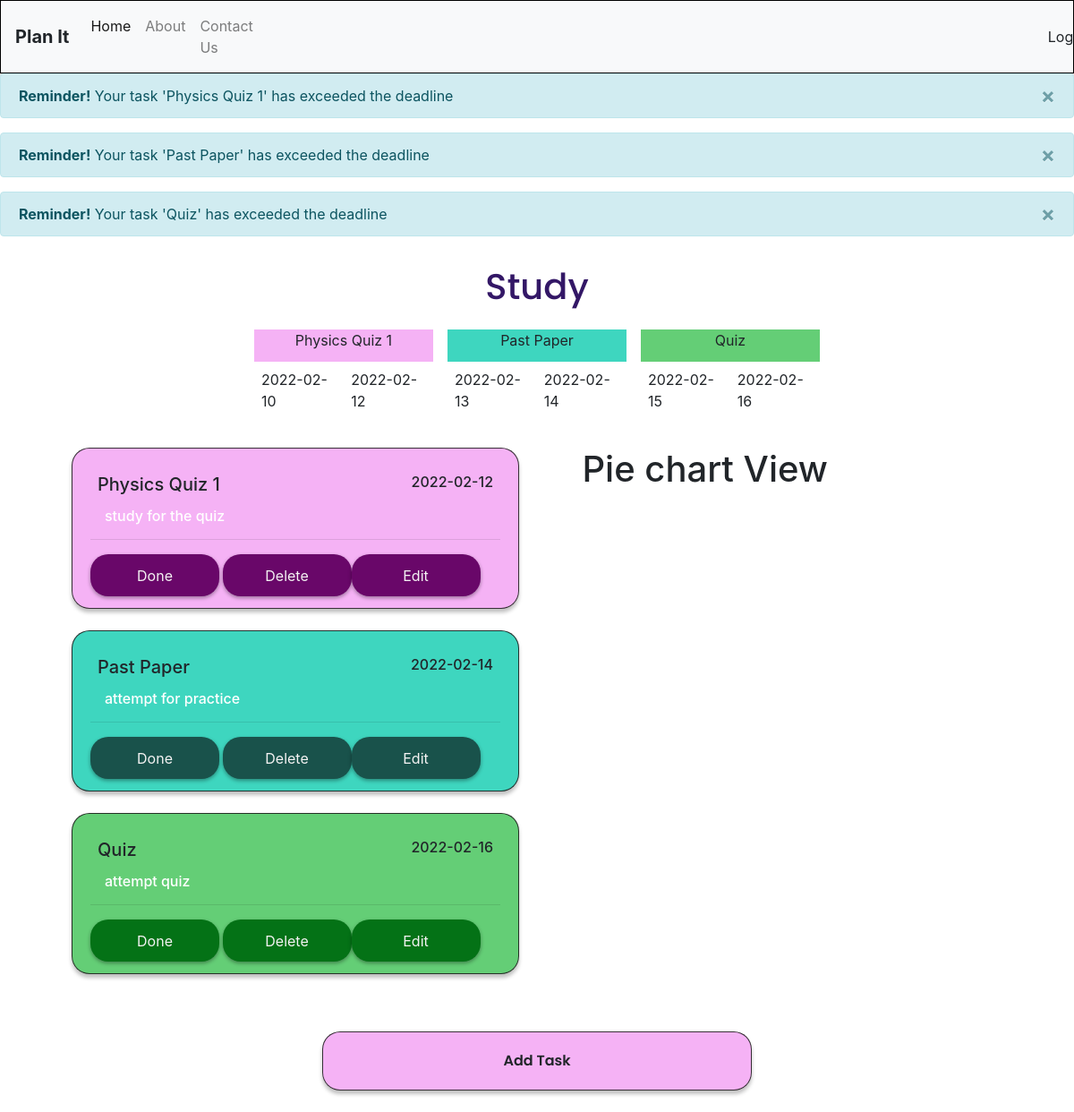
Screenshot of /Plan-It/planner.php?planner_id=1 (signed in) with the database file from the repository.
### tables this page shows
CREATE TABLE `task` (
  `taskID` int(3) NOT NULL,
  `planner_id` int(3) NOT NULL,
  `email_id` varchar(40) NOT NULL,
  `taskName` varchar(20) NOT NULL,
  `taskDescription` varchar(50) NOT NULL,
  `startTask` date NOT NULL,
  `endTask` date NOT NULL
);

CREATE TABLE `planner` (
  `planner_id` int(3) NOT NULL,
  `plannerName` varchar(40) NOT NULL,
  `email_id` varchar(40) NOT NULL
);

### Plan-It/planner.php (the view, shortened to what this page needs)
<?php
include 'partials/_dbconnect.php';
$email_id=$_SESSION['EmailId'];;
if (($_SERVER["REQUEST_METHOD"] == 'POST') && isset($_POST['planner_id'])) {
$planner_id=$_POST['planner_id'];
}
else{
    $planner_id=$_GET['planner_id'];
}
$sql1="SELECT * from task where planner_id='$planner_id' and email_id='$email_id';";
$result=mysqli_query($conn,$sql1);
    $count = mysqli_num_rows($result);
    while ($row_element = mysqli_fetch_array($result)){
           $tasks[]=$row_element;
    }
$sql2="SELECT * from planner where planner_id='$planner_id' and email_id='$email_id';";
$result=mysqli_query($conn,$sql2);
$plan = mysqli_fetch_array($result);
$color=['#F299F2BF','#3ed6bf','#41C357CF','#FFBF66DE'];
$buttoncolor=['#690769','#19524b', '#047216', '#A4560E'];
?>
<!DOCTYPE html>
<html lang="en-US">
<head>
<?php require '<partials/_styling.php'?>
</head>
<body>
<?php require '<partials/_header2.php';?>
<?php
for($x=1; $x<=$count; $x++){
    $today = date("Y-m-d");
    $endTaskDate=$tasks[$x-1]['endTask'];
    if ($endTaskDate<$today){
        $showReminder= "Your task '".$tasks[$x-1]['taskName']."' has exceeded the deadline";
        echo '<div class="alert alert-info alert-dismissible fade show" role="alert">
    <strong>Reminder!</strong> '.$showReminder.'
    <button type="button" class="close" data-dismiss="alert" aria-label="Close">
    <span aria-hidden="true">&times;</span>
    </button>
    </div>';
    }
}
?>
    <div class="text-center font-theme">
        <h2 style="text-align:center;font-size:40px; color:#331766; padding-top: 1rem
    ;">
          <?php echo $plan['plannerName'];  ?>
        </h2>
    </div>
    <?php
    if ($count==0){
        echo'
        <div class="card w-50 mx-auto mt-5" style="  border: 2px solid rgba(196, 182, 218, 0.87);">
                <div class="card-body" ; style="text-align:center" ;>
                    <h2 class="card-title" ">Planner has no remaining tasks!</h2>
                    <div class="my-4">Do you want to add more tasks to the planner or delete the planner?</div>
                    <form action="deleteplanner.php" method="POST">
                        <button type="submit" class="btn btn-secondary" name="deleteplanner" value='.$planner_id.'  >Delete Planner</button>
                    </form>
                    <br>
                    <button type="submit" name="submit" class="btn btn-secondary" data-toggle="modal" data-target="#modaladdtask">Add More Tasks</button>
                </div>
            </div>
        ';
    }
    else{
        echo '
        <div class="container2 p-2 d-flex flex-row justify-content" style="margin: auto;">';
        $c=0;
        for ($x=1; $x <= $count; $x++){
            $c=$c+1;
            echo ' <div class="p-2">
                        <div class="container-taskbar" style="background:'.$color[$c-1].';">'.$tasks[$x-1]['taskName'].'</div>
                        <div class="d-flex flex-row justify-content-between " style=" width: 200px; margin: auto;">
                                <div class="p-2">'.$tasks[$x-1]['startTask'].'</div>
                                <div class="p-2" >'.$tasks[$x-1]['endTask'].'</div>
                        </div>
                    </div>';
        }
       echo'</div>';
       echo '
    <div class= "p-2 d-flex" style="padding-top: 4rem;">
        <div class="p-2">';
        $c=0;
        for ($x=1; $x <= $count; $x++){
        $c=$c+1;
        echo' <div class="card" style="width:500px;height: 180px;left: 4rem; border-radius: 20;background:'.$color[$c-1].';" >
                <div class="card-body">
                    <div class= "d-flex felx-row justify-content-between">
                        <h5 class="card-title p-2"> '.$tasks[$x-1]['taskName'].'</h5>
                        <h6 class="p-2" >'.$tasks[$x-1]['endTask'].'</h6>
                    </div>
                    <h5 class="card-subtitle ml-3" style="color: rgb(255, 255, 255); font-size: 16px;">'.$tasks[$x-1]['taskDescription'].'</h5>
                    <hr>
                    <div class="btn-group"role="group" aria-label="Basic example" >
                    <form action="deletetask.php" method="POST">
                         <button type="submit" class="btn btn-secondary" style="background:'.$buttoncolor[$c-1].'; border:'.$buttoncolor[$c-1].'; " name="donetask" value='.$tasks[$x-1]['taskID'].'/'.$planner_id.' style="background: #19524b; ">Done</button>
                         <button type="submit" class="btn btn-secondary" style="background:'.$buttoncolor[$c-1].'; border:'.$buttoncolor[$c-1].'; " name="deletetask" value='.$tasks[$x-1]['taskID'].'/'.$planner_id.'  style="background: #19524b; ">Delete</button>
                    </form>';
                   echo ' <form action="edittask.php"   method="POST">
                        <button type="submit" class="btn btn-secondary" style="background:'.$buttoncolor[$c-1].'; border:'.$buttoncolor[$c-1].'; " id="#edittask" name="edittasks" value='.$tasks[$x-1]['taskID'].'/'.$planner_id.' style="background: #19524b; ">Edit</button>
                    </form>
                    </div>
                </div>
            </div>
            <br>';
        }
        echo '</div>
        <div class="chart p-2">
            <h1>Pie chart View </h1>
            <div id="piechart"></div>
        </div>
    </div>
       ';
       echo'
       <br>
    <div class="card mx-auto text-center" style="bottom:0;width: 30rem;background:#F299F2BF; ">
        <div class="card-body font-theme">
            Add Task
            <button type="submit" name="submit" class="view" data-toggle="modal" data-target="#modaladdtask"></button>
        </div>
    </div>
    <br>
       ';
    }
     ?>
</body>
</html>

### Plan-It/partials/_styling.php (shortened to what this page needs)
<link rel="stylesheet" href="https://maxcdn.bootstrapcdn.com/bootstrap/4.0.0/css/bootstrap.min.css">
<link href="templates/style.css" rel="stylesheet">
<link rel="stylesheet" href="https://m.w3newbie.com/you-tube.css">

### Plan-It/partials/_header2.php (shortened to what this page needs)
<nav class="navbar navbar-expand-lg navbar-light bg-light">
	<a class="navbar-brand"><b>Plan It</b></a>
	<div class="collapse navbar-collapse" id="navbarNav">
		<ul class="navbar-nav">
			<li class="nav-item active">
				<a class="nav-link" href="login.php">Home <span class="sr-only">(current)</span></a>
			</li>
			<li class="nav-item">
				<a class="nav-link" href="aboutus.php">About</a>
			</li>
			<li class="nav-item">
				<a class="nav-link" href="contactus.php">Contact Us</a>
			</li>
		</ul>
		<div class="nav-item" style=" margin-left:55rem">
			<form method="POST" action="logout.php">
				   <a> <button type="submit" class="view">Logout</button>Logout</a>
                </form>
		</div>
	</div>
</nav>

### Plan-It/templates/style.css (style rules this page uses)
html, body { width: 100%; height: 100%; margin: 0; }
.container-taskbar { display: flex; justify-content: center; height: 36px; left: 37px; top: 179px; background: #3ed6bf; }
.font-theme { font-family: Poppins; font-style: normal; font-weight: 600; }
.container2 { padding-top: 1rem; display: flex; justify-content: center; }
.navbar { border: 1px solid #000000; box-shadow: 0px 4px 4px rgba(0, 0, 0, 0.25); }
.chart { position: relative; display: flex; flex-direction: column; align-items: center; left: 10%; border-radius: 8px; }
.card { background: #f4f3f3; border: 1.5px solid rgba(29, 28, 28, 0.87); box-sizing: border-box; box-shadow: 0px 4px 4px rgba(0, 0, 0, 0.25); border-radius: 20px; }
.btn { width: 144px; height: 47px; color: #f4f3f3; background: #301b52; box-shadow: 0px 2px 4px rgba(0, 0, 0, 0.36); border-radius: 20px; }

### rows the page displays
task: taskName "Your task 'Physics Quiz 1' has exceeded the deadline", taskName "Physics Quiz 1", startTask "2022-02-10", endTask "2022-02-12", taskDescription "study for the quiz"
task: taskName "Your task 'Past Paper' has exceeded the deadline", taskName "Past Paper", startTask "2022-02-13", endTask "2022-02-14", taskDescription "attempt for practice"
task: taskName "Your task 'Quiz' has exceeded the deadline", taskName "Quiz", startTask "2022-02-15", endTask "2022-02-16", taskDescription "attempt quiz"
planner: plannerName "Study"
